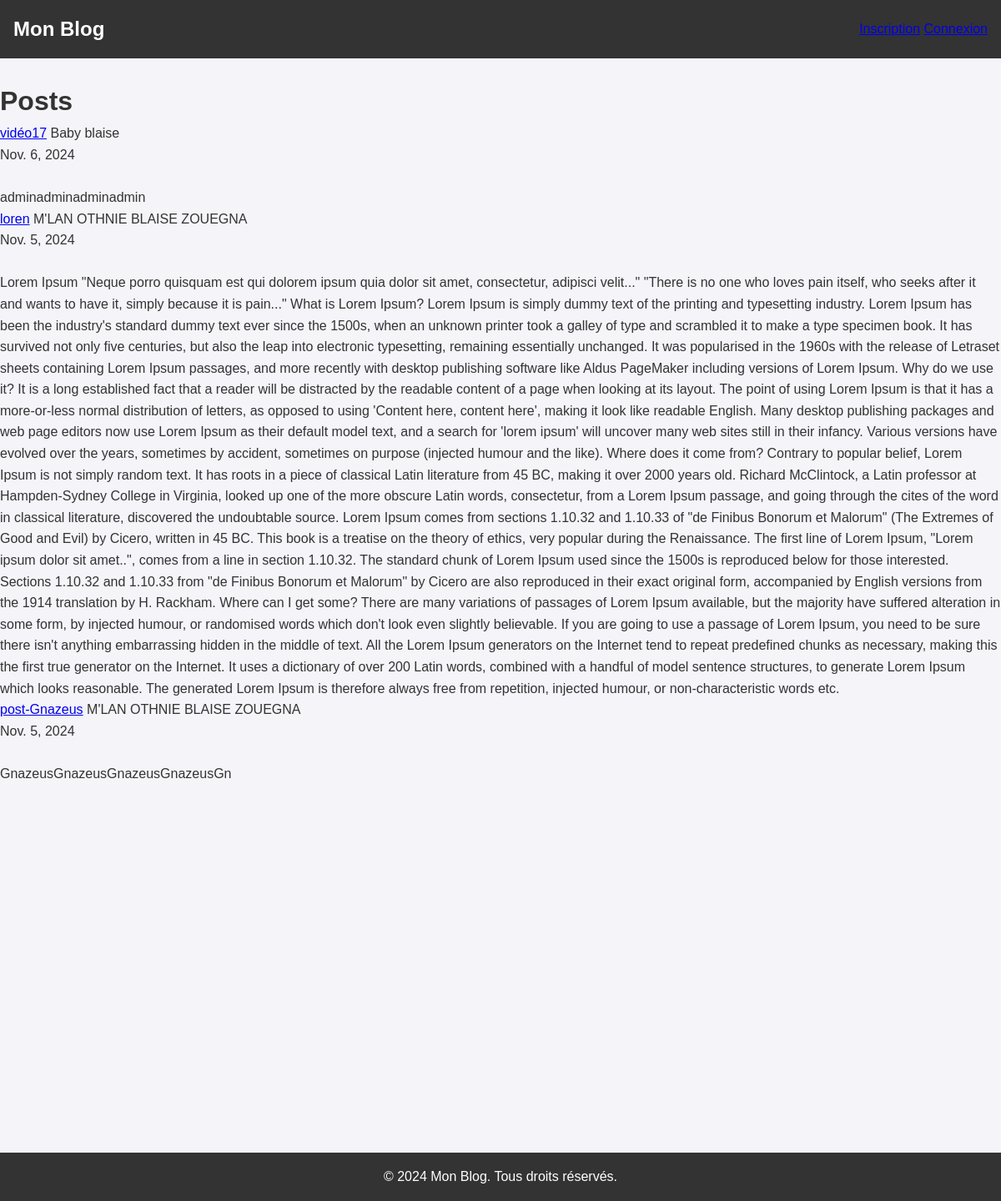
The page / on the database its author committed.
### theblog/models.py (models this page shows, shortened)
class Post(models.Model):
    title = models.CharField(max_length=255)
    title_tag = models.CharField(max_length=255, blank=True, null=True)
    body = models.TextField()
    author = models.ForeignKey(User, on_delete=models.CASCADE)
    post_date = models.DateField(auto_now_add=True)
    likes = models.ManyToManyField(User, related_name='liked_posts', blank=True)
    image = models.ImageField(upload_to='post_images/', blank=True, null=True)
    caption = models.TextField(blank=True, null=True)

### theblog/views.py (the view)
# urls.py: path('', HomeView.as_view(), name='home'),  # L'URL pour la page d'accueil
class HomeView(ListView):
    model = Post
    template_name = 'home.html'
    context_object_name = 'objects_list'  # Utiliser 'objects_list' dans le template
    ordering = ['-post_date']  # Décommenter si tu souhaites ordonner les posts par ID descendant

### theblog/templates/home.html (shortened to what this page needs)
{% extends 'base.html' %}
{% block content %}
{% load static %}
<h1>Posts</h1>
<ul>
    {% for post in object_list %}
        <li>
            <a href="{% url 'article-detail' post.pk %}">{{ post.title }}</a>
            {{ post.author.first_name }} {{ post.author.last_name }}<br />
            {{ post.post_date }}<br />
            <br />
            {{ post.body|safe }}
        </li>
    {% empty %}
        <li>Aucun post à afficher.</li>
    {% endfor %}
</ul>
{% endblock %}

### theblog/templates/base.html (shortened to what this page needs)
{% load static %}
<!DOCTYPE html>
<html lang="fr">
<head>
    <link rel="stylesheet" href= "{% static 'css/style_base.css' %}">
</head>
<body>
<nav class="navbar">
    <div class="navbar-container">
        <a href="/" class="navbar-logo">Mon Blog</a>
        {% if user.is_authenticated %}
            <ul class="navbar-links">
                <li><a href="#">Profil</a></li>
                <li><a href="{% url 'instaView' %}">Notifications</a></li>
                <li><a href="{% url 'add_post' %}">Ajouter un Post</a></li>
                <li><a href="/settings">Paramètres</a></li>
            </ul>
            <div class="navbar-user">
                <form action="{% url 'logout' %}" method="post" class="logout-form">
                    {% csrf_token %}
                    <button type="submit">Déconnexion</button>
                </form>
            </div>
        {% else %}
            <div class="navbar-auth">
                <a href="{% url 'register' %}" class="nav-link">Inscription</a>
                <a href="{% url 'login' %}" class="nav-link">Connexion</a>
            </div>
        {% endif %}
    </div>
</nav>
    <br>
<div class="">
    {% block content %}
    {% endblock %}
</div>
        <br> <br> <br> <br> <br> <br> <br> <br>
        <br> <br> <br> <br> <br> <br> <br> <br>
    <footer>
        <p>&copy; 2024 Mon Blog. Tous droits réservés.</p>
    </footer>
</body>
</html>

### static/css/style_base.css (style rules this page uses)
* { margin: 0; padding: 0; box-sizing: border-box; }
body { font-family: Arial, sans-serif; background-color: #f4f4f9; color: #333; line-height: 1.6; }
.navbar { background-color: #333; color: #fff; padding: 1rem; }
.navbar-container { display: flex; justify-content: space-between; align-items: center; max-width: 1200px; margin: 0 auto; }
.navbar-logo { font-size: 1.5rem; font-weight: bold; color: #fff; text-decoration: none; }
footer { text-align: center; padding: 1rem; background-color: #333; color: #fff; margin-top: 2rem; }

### rows shown on the page
Post: title "vidéo17", author.first_name "Baby", author.last_name "blaise", post_date "Nov. 6, 2024", body "adminadminadminadmin"
Post: title "loren", author.first_name "M'LAN OTHNIE BLAISE", author.last_name "ZOUEGNA", post_date "Nov. 5, 2024", body "Lorem Ipsum \"Neque porro quisquam est qui dolorem ipsum quia dolor sit amet, consectetur, adipisci velit...\" \"There is no one who loves pain itself, who seeks after it and wants to have it, simply because it is pain...\" What is Lorem Ipsum? Lorem Ipsum is simply dummy text of the printing and typesetting industry. Lorem Ipsum has been the industry's standard dummy text ever since the 1500s, when an unknown printer took a galley of type and scrambled it to make a type specimen book. It has survived not only five centuries, but also the leap into electronic typesetting, remaining essentially unchanged. It was popularised in the 1960s with the release of Letraset sheets containing Lorem Ipsum…"
Post: title "post-Gnazeus", author.first_name "M'LAN OTHNIE BLAISE", author.last_name "ZOUEGNA", post_date "Nov. 5, 2024", body "GnazeusGnazeusGnazeusGnazeusGn"
